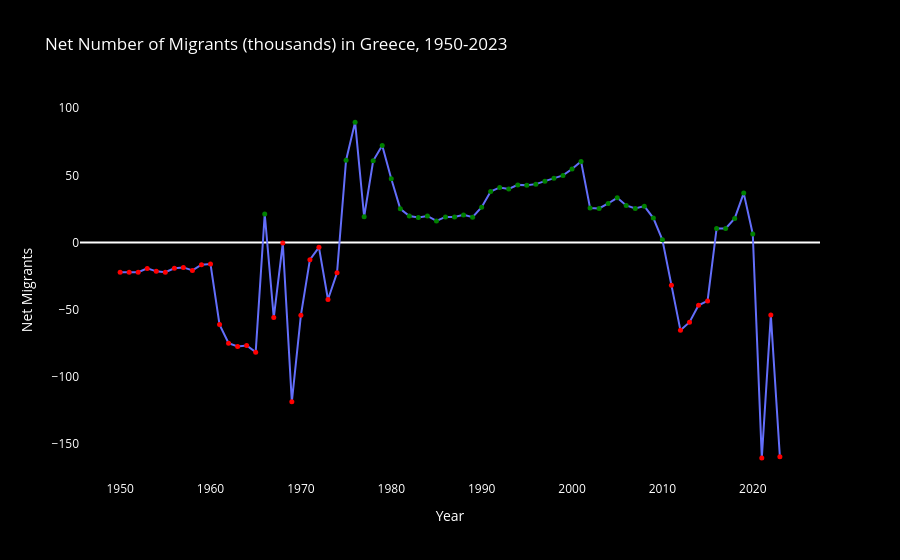

Write notebook code for a chart like this one.
### Code cell
# Filter the DataFrame for rows where the area is Greece and the Year is between 1950 and 2023
df_greece_filtered = df.query('Country == "Greece" and 1950 <= Year <= 2023')

# Create the first chart for 'Net Number of Migrants (thousands)'
fig1 = go.Figure()

# Add points above zero
fig1.add_trace(go.Scatter(
    x=df_greece_filtered['Year'],
    y=df_greece_filtered['Net Migrants (thousands)'],
    mode='lines+markers',
    marker=dict(color=['green' if y > 0 else 'red' for y in df_greece_filtered['Net Migrants (thousands)']],
                size=5,
                line=dict(color='#283442'))
))

# Add a horizontal line at y=0
fig1.add_shape(
    type='line',
    x0=df_greece_filtered['Year'].min(),
    x1=df_greece_filtered['Year'].max()+2,
    y0=0,
    y1=0,
    line=dict(
        color='White',
        width=0.15
    )
)

# Update layout
fig1.update_layout(
    title='Net Number of Migrants (thousands) in Greece, 1950-2023',    
    xaxis_title='Year',
    yaxis_title='Net Migrants',
    xaxis=dict(showgrid=False),  # Remove x-axis grid lines
    yaxis=dict(showgrid=False),   # Remove y-axis grid lines
    plot_bgcolor='black',        # Set plot background color to black
    paper_bgcolor='black',       # Set paper background color to black
    font=dict(color='white')     # Set font color to white
)

# Show the first chart
fig1.show()

### Figure 1 — Plotly figure (JSON) as saved in the notebook; plotly's stock layout.template omitted (floating-point values rounded to 4 significant figures)
{"data": [{"marker": {"color": ["red", "red", "red", "red", "red", "red", "red", "red", "red", "red", "red", "red", "red", "red", "red", "red", "green", "red", "red", "red", "red", "red", "red", "red", "red", "green", "green", "green", "green", "green", "green", "green", "green", "green", "green", "green", "green", "green", "green", "green", "green", "green", "green", "green", "green", "green", "green", "green", "green", "green", "green", "green", "green", "green", "green", "green", "green", "green", "green", "green", "green", "red", "red", "red", "red", "red", "green", "green", "green", "green", "green", "red", "red", "red"], "line": {"color": "#283442"}, "size": 5}, "mode": "lines+markers", "type": "scatter", "x": [1950, 1951, 1952, 1953, 1954, 1955, 1956, 1957, 1958, 1959, 1960, 1961, 1962, 1963, 1964, 1965, 1966, 1967, 1968, 1969, 1970, 1971, 1972, 1973, 1974, 1975, 1976, 1977, 1978, 1979, 1980, 1981, 1982, 1983, 1984, 1985, 1986, 1987, 1988, 1989, 1990, 1991, 1992, 1993, 1994, 1995, 1996, 1997, 1998, 1999, 2000, 2001, 2002, 2003, 2004, 2005, 2006, 2007, 2008, 2009, 2010, 2011, 2012, 2013, 2014, 2015, 2016, 2017, 2018, 2019, 2020, 2021, 2022, 2023], "y": [-22.21, -22.21, -22.14, -19.26, -21.47, -22.04, -19.16, -18.52, -20.74, -16.55, -16.0, -61.1, -74.97, -77.34, -76.68, -81.58, 21.21, -55.85, -0.429, -118.5, -54.17, -12.75, -3.589, -42.39, -22.59, 61.27, 89.6, 19.19, 60.77, 72.18, 47.46, 25.06, 19.68, 18.66, 19.77, 16.09, 19.06, 19.0, 20.56, 18.86, 26.29, 37.92, 41, 39.83, 42.9, 42.67, 43.44, 45.67, 47.86, 49.93, 54.66, 60.39, 25.69, 25.32, 29.04, 33.3, 27.62, 25.4, 27.08, 18.18, 2.001, -31.79, -65.36, -59.32, -46.68, -43.46, 10.48, 10.48, 17.94, 36.76, 6.353, -160.3, -54.0, -159.4]}], "layout": {"autosize": true, "font": {"color": "white"}, "paper_bgcolor": "black", "plot_bgcolor": "black", "shapes": [{"line": {"color": "White", "width": 0.15}, "type": "line", "x0": 1950, "x1": 2025, "y0": 0, "y1": 0}], "title": {"text": "Net Number of Migrants (thousands) in Greece, 1950-2023"}, "xaxis": {"autorange": true, "range": [1946.0, 2027.0], "showgrid": false, "title": {"text": "Year"}, "type": "linear"}, "yaxis": {"autorange": true, "range": [-179.7, 109.1], "showgrid": false, "title": {"text": "Net Migrants"}, "type": "linear"}}}
